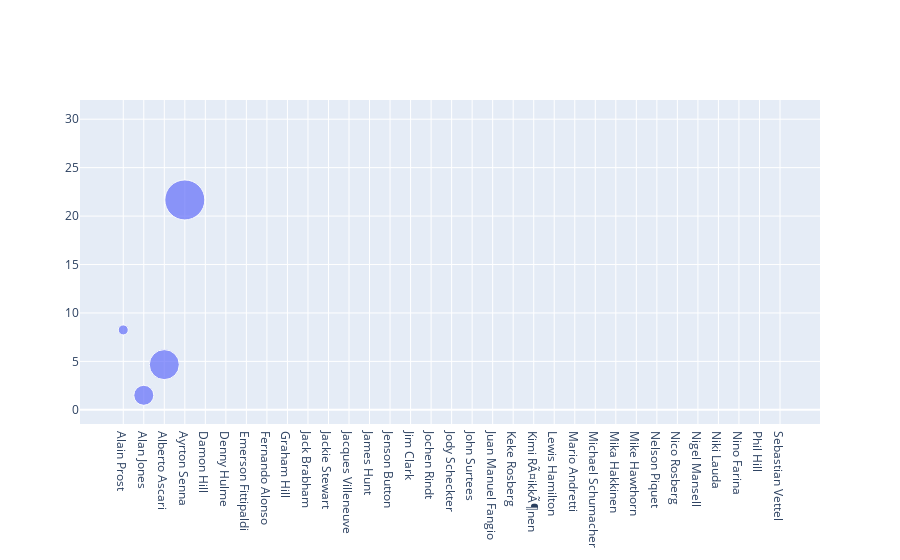

Notebook source saved alongside this figure:
### Code cell
import plotly.graph_objects as go
fig = go.Figure(data=[go.Scatter(
    x=qt_wc.index, y=qt_wc["ratio"],
    mode='markers',
    marker_size=[ 10,20,30,40])])
fig.show()

### Figure 1 — Plotly figure (JSON) as saved in the notebook; plotly's stock layout.template omitted (floating-point values rounded to 4 significant figures)
{"data": [{"marker": {"size": [10, 20, 30, 40]}, "mode": "markers", "type": "scatter", "x": ["Alain Prost", "Alan Jones", "Alberto Ascari", "Ayrton Senna", "Damon Hill", "Denny Hulme", "Emerson Fittipaldi", "Fernando Alonso", "Graham Hill", "Jack Brabham", "Jackie Stewart", "Jacques Villeneuve", "James Hunt", "Jenson Button", "Jim Clark", "Jochen Rindt", "Jody Scheckter", "John Surtees", "Juan Manuel Fangio", "Keke Rosberg", "Kimi RÃ¤ikkÃ¶nen", "Lewis Hamilton", "Mario Andretti", "Michael Schumacher", "Mika Hakkinen", "Mike Hawthorn", "Nelson Piquet", "Nico Rosberg", "Nigel Mansell", "Niki Lauda", "Nino Farina", "Phil Hill", "Sebastian Vettel"], "y": [8.25, 1.5, 4.667, 21.67, 20, 1, 1.5, 11.5, 2.167, 2.167, 5.667, 2.167, 4.667, 4, 10.67, 10, 3, 4, 5.8, 2.5, 19, 13.86, 18, 9.857, 13, 4, 4, 30, 10.67, 4, 2.5, 1.5, 14.25]}], "layout": {}}
